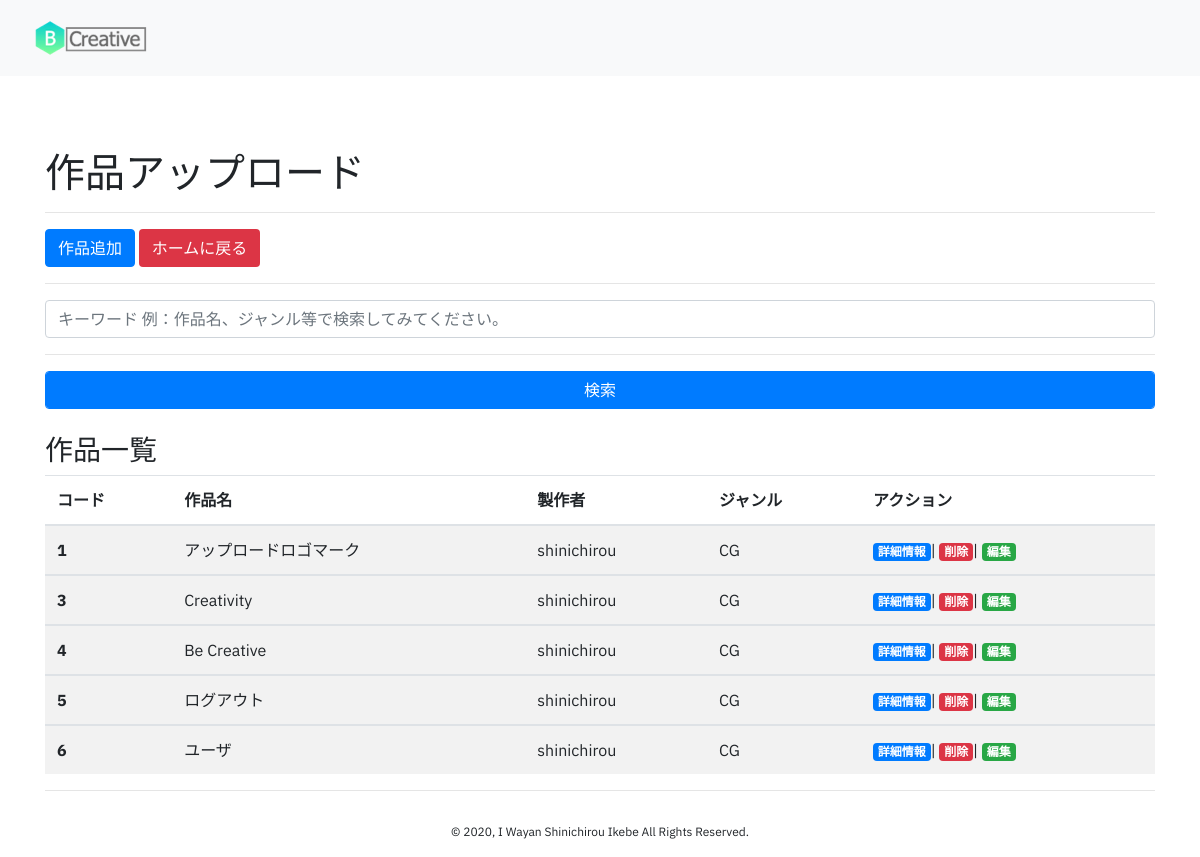
/public/sakuhin/index/shinichirou (signed in), run on the app's committed database.
### tables this page shows
CREATE TABLE `upload` (
  `code` int(11) NOT NULL,
  `username` varchar(15) DEFAULT NULL,
  `sakuhinmei` varchar(100) DEFAULT NULL,
  `concept` text,
  `hiduke` timestamp NOT NULL DEFAULT CURRENT_TIMESTAMP,
  `file_name` varchar(255) DEFAULT NULL,
  `genre` varchar(100) DEFAULT NULL
);

### app/core/Controller.php (called while the page is built, shortened)
<?php
class Controller
{
	public function view($view , $data = []){
		require_once '../app/views/' . $view . '.php';
	}
	public function model($model){
		return new $model;
	}
}

### app/controllers/sakuhin.php (called while the page is built, shortened)
<?php
class Sakuhin extends Controller{
	public function index($user)
	{
		$data['title'] = '作品アップ';
		$data['link']="user";
		$data['sakuhin_data']=$this->model('Sakuhin_model')->getDataSakuhin($user);
		$this->view('upload/index',$data);
	}
}

### app/core/App.php (called while the page is built, shortened)
<?php
class App
{
	protected $method ='index';
	protected $params = [];
	public function __construct()
	{
		$url = $this->parseURL();
		if(file_exists('../app/controllers/' . $url[0] . '.php'))
		{
			unset($url[0]);
		}
		$this->controller = new $this->controller;
		if(isset($url[1]))
		{
			if(method_exists($this->controller, $url[1])){
				$this->method = $url[1];
				unset($url[1]);
			}
		}
		if(!empty($url))
		{
			$this->params = array_values($url);
		}
		call_user_func_array([$this->controller,$this->method],$this->params);
	}
	public function parseURL()
	{
		if(isset($_GET['url']))
		{
			$url = rtrim($_GET['url'],'/');
			$url = filter_var($url,FILTER_SANITIZE_URL);
			$url = explode('/',$url);
			return $url;
		}
	}
}

### public/index.php (called while the page is built, shortened)
<?php
$app = new App;
?>

### app/core/database.php (called while the page is built, shortened)
<?php
class database{
	private $host = DB_HOST;
	private $pass = DB_PASS;
	private $user = DB_USER;
	private $name = DB_NAME;
	private $charset = DB_CHARSET;
	private $dbh;
	private $stmt;
	public function __construct()
	{
		$dsn = 'mysql:host=' . $this->host. ';dbname=' . $this->name. ';charset=' . $this->charset. '';
		$option = [PDO::ATTR_PERSISTENT => true,PDO::ATTR_ERRMODE => PDO::ERRMODE_EXCEPTION];
		try{
			$this->dbh = new PDO($dsn,$this->user,$this->pass,$option);
		}
		catch(PDOException $e){
			die($error->getMessage());
		}
	}
	public function query($query)
	{
		$this->stmt = $this->dbh->prepare($query);
	}
	public function bind($parameter,$value, $type = null)
	{
		if(is_null($type)){
			switch(true){
				default:
				 $type = PDO::PARAM_STR;
			}
		}
		$this->stmt->bindValue($parameter,$value,$type);
	}
	public function execute()
	{
		$this->stmt->execute();
	}
	public function resultSet()
	{
		$this->execute();
		return $this->stmt->fetchAll(PDO::FETCH_ASSOC);
	}
}

### app/models/Sakuhin_model.php (called while the page is built, shortened)
<?php
class Sakuhin_model
{
	private $table = 'upload';
	private $db;
	public function __construct()
	{
		$this->db = new Database;
	}
	public function getDataSakuhin($seishakusha)
	{
		$this->db->query('SELECT * FROM ' . $this->table .' where username = :seishakusha');
		$this->db->bind('seishakusha', htmlspecialchars($seishakusha));
		return $this->db->resultSet();
	}
}

### app/views/upload/index.php (the view, shortened to what this page needs)
<div class="container mt-5">
	<h1>作品アップロード</h1>
	<hr>
	<div class="row">
		<div class="col-lg-6">
			<button type="button" class="btn btn-primary" data-toggle="modal" id="addDataSakuhin" data-target="#formModal" data-id="<?=$_SESSION['username']?>">
  			作品追加
			</button>
			<a href="<?=BASEURL?>/user"><button type="button" class="btn badge-danger">ホームに戻る</button></a>
		</div>
	</div>
	<hr>
			<form action="<?=BASEURL?>/sakuhin/search" method="post">
				<input type="text" class="form-control" name="search" id="search" value="" required placeholder="キーワード 例：作品名、ジャンル等で検索してみてください。">
				<hr>
				<button type="submit" class="btn btn-primary form-control" id="searchData">
					検索
				</button>
			</form>
	<br>
	    <h3>作品一覧</h3>
	    <table class="table table-striped">
				  <thead>
				    <tr>
				      <th scope="col">コード</th>
				      <th scope="col">作品名</th>
				      <th scope="col">製作者</th>
				      <th scope="col">ジャンル</th>
				      <th scope="col">アクション</th>
				    </tr>
				  </thead>
			<?php foreach($data['sakuhin_data'] as $sakuhin):?>
				  <tbody>
				    <tr>
				      <th scope="row"><?= $sakuhin['code'];?></th>
				      <td><?= $sakuhin['sakuhinmei'];?></td>
				      <td><?= $sakuhin['username'];?></td>
				      <td><?= $sakuhin['genre'];?></td>
				      <td>
				      	<a href="<?= BASEURL;?>/sakuhin/details/<?= $sakuhin['code']?>" class="badge badge-primary">詳細情報</a>|
						<a href="<?= BASEURL;?>/sakuhin/deleteData/<?= $sakuhin['code']?>/<?= $sakuhin['file_name'];?>/<?=$_SESSION['username'];?>/" class="badge badge-danger" onclick="return confirm('データを削除しますか？');">削除</a>|
						<a href="" data-code="<?= $sakuhin['code'];?>" data-id="$sakuhin['seishakusha'];?>" class="showUpdateModalSakuhin badge badge-success" data-toggle="modal" data-target="#formModal">編集</a>
				      </td>
				    </tr>
				  </tbody>
			<?php endforeach;?>
		</table>
	<hr>
</div>
<footer>
  <div class="footers container-fluid" style="position: sticky;">

### public/css/style.css (style rules this page uses)
body { font-family: 'IBM Plex Sans', sans-serif; }
.footers { display: flex; justify-content: center; align-items: center; height: 50px; font-size: 12px; bottom: 0; }

### data on the page
upload: code "1", sakuhinmei "アップロードロゴマーク", username "shinichirou", genre "CG"
upload: code "3", sakuhinmei "Creativity", username "shinichirou", genre "CG"
upload: code "4", sakuhinmei "Be Creative", username "shinichirou", genre "CG"
upload: code "5", sakuhinmei "ログアウト", username "shinichirou", genre "CG"
upload: code "6", sakuhinmei "ユーザ", username "shinichirou", genre "CG"
